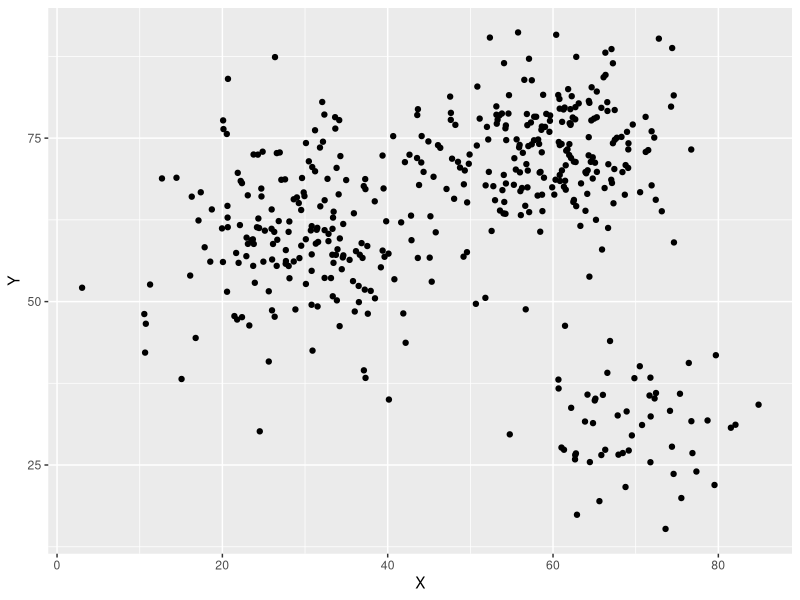
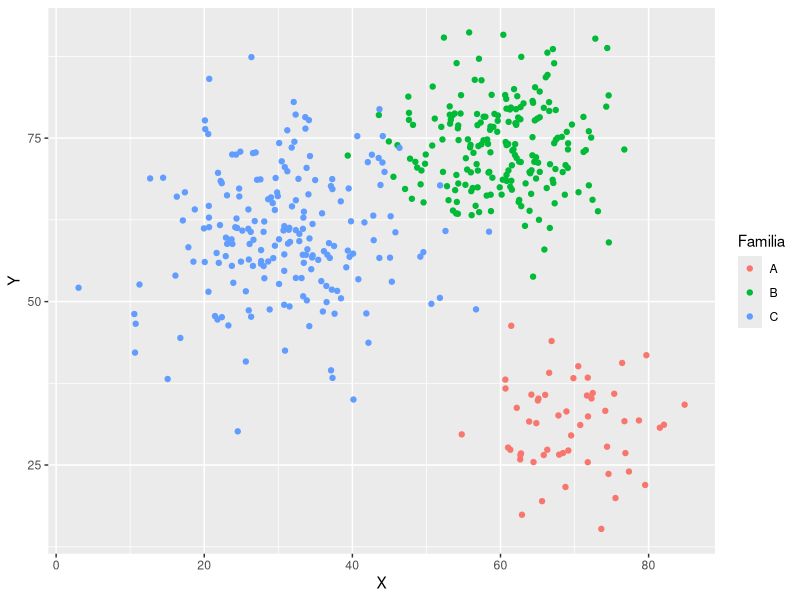
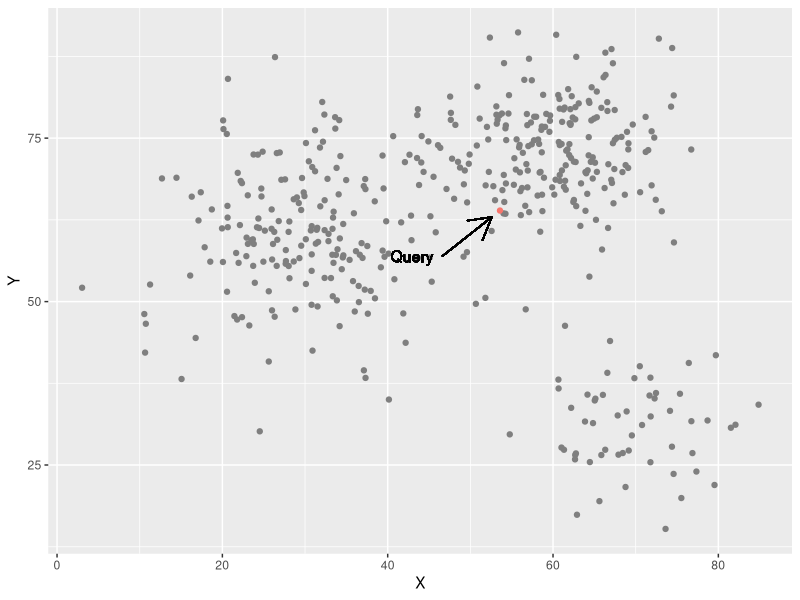
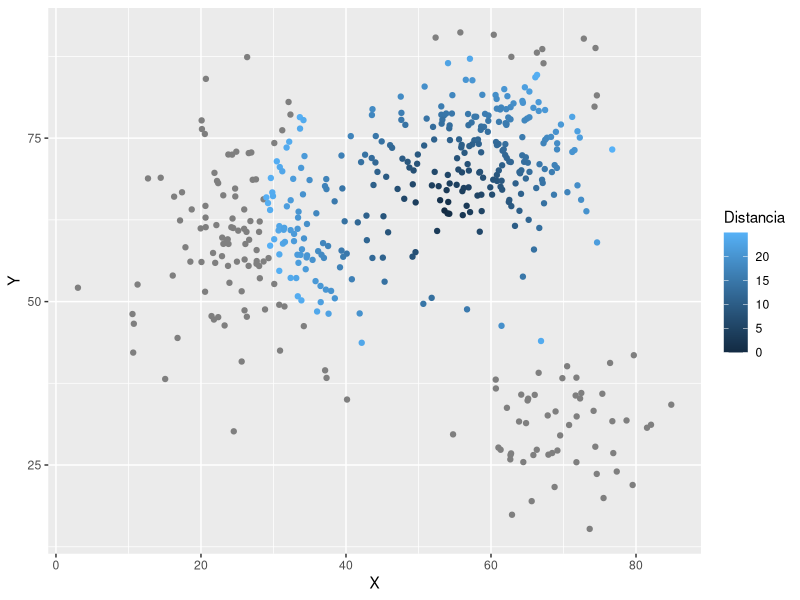

Here is the R script that generated these plots, in order:
## ---- chunk 1
knitr::opts_chunk$set(echo = FALSE)
## ---- chunk 2
library(ggplot2)
M <- data.frame(Familia=c(rep('A',55), rep('B',200), rep('C',200)),
                X = c(rnorm(55, mean=70, sd=7), rnorm(200, mean=60, sd=7),
                      rnorm(200, mean=30, sd=10)),
                Y = c(rnorm(55, mean=30, sd=7), rnorm(200, mean=75, sd=7),
                      rnorm(200, mean=60, sd=10)))
ggplot(data=M, mapping=aes(x=X, y=Y)) + geom_point()
## ---- chunk 3
ggplot(data=M, mapping=aes(x=X, y=Y, color=Familia)) + geom_point()
## ---- chunk 4
seed <- sample(1:dim(M)[1], size=1)
while ((M[seed,'X'] < 38) || (M[seed,'X'] > 60)) {
  seed <- sample(1:dim(M)[1], size=1)
}
M$query <- NA
M[seed, 'query'] <- TRUE
seed.X <- M[seed, 'X']
seed.Y <- M[seed, 'Y']
ggplot(data=M, mapping=aes(x=X, y=Y, color=query)) +
   geom_point()  +
   geom_segment(aes(x = seed.X - 7, y = seed.Y - 7, xend = seed.X - 1, yend = seed.Y - 1),
                arrow = arrow(), color='black') +
   geom_text(aes(x = seed.X - 8, y = seed.Y - 7, label = 'Query', hjust = 1),
             color = 'black') +
   theme(legend.position = 'none')
## ---- chunk 5
M$Distancia <- sqrt((M$X - M[seed,'X'])^2 + (M$Y - M[seed,'Y'])^2)
M[M$Distancia > 25, 'Distancia'] <- NA
ggplot(data=M, mapping=aes(x=X, y=Y, color=Distancia)) + geom_point()
## ---- chunk 6
library(kableExtra)
A <- c('GHEGVGKVVKLGAGA','GHEKKGYFEDRGPSA','GHEGYGGRSRGGGYS',
       'GHEFEGPKGCGALYI','GHELRGTTFMPALEC')
A.broken <- sapply(A, function(x) substring(x, seq(1, nchar(x)), seq(1,nchar(x))))
A.letters <- names(table(A.broken))
M <- matrix(0, ncol=nchar(A[1]), nrow=length(A.letters))
row.names(M) <- A.letters
for (i in 1:nchar(A[1])) {
  z <- table(A.broken[i,])
  M[names(z), i] <- z
}
as.data.frame(M) %>% kable() %>% kable_styling(font_size = 7)
## ---- chunk 7
MM <- as.data.frame((M + 0.1) / (5 + 0.1 * dim(M)[1]))
MM %>% kable(digits = 2) %>%
   kable_styling(full_width = FALSE,
                 font_size = 7,
                 bootstrap_options = 'striped')
## ---- chunk 8
#kable(as.data.frame(round(log2(((M+1)/25)/(1/20)), 2))) %>% kable_styling(bootstrap_options='basic')
kable(log2(MM / (1/20)), digits = 2) %>% kable_styling()
